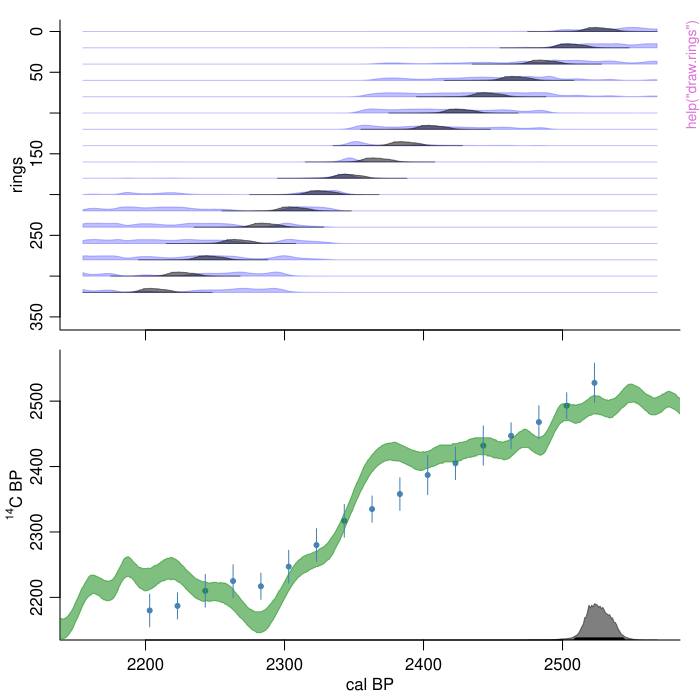

Write the R code that produced this figure.
pkgname <- "coffee"
source(file.path(R.home("share"), "R", "examples-header.R"))
options(warn = 1)
library('coffee')

base::assign(".oldSearch", base::search(), pos = 'CheckExEnv')
base::assign(".old_wd", base::getwd(), pos = 'CheckExEnv')
cleanEx()
nameEx("draw.rings")
### * draw.rings

flush(stderr()); flush(stdout())

### Name: draw.rings
### Title: plot the dates and model of a wiggle-match dated tree
### Aliases: draw.rings

### ** Examples

  treedir <- tempdir()
  rings("Ulandryk4", tree.dir=treedir, draw=FALSE)
  draw.rings("Ulandryk4", tree.dir=treedir)



cleanEx()
nameEx("rings")
### * rings

flush(stderr()); flush(stdout())

### Name: rings
### Title: wiggle-match C-14 dating of a tree
### Aliases: rings

### ** Examples

  rings("Ulandryk4", tree.dir=tempdir())
  rings("mytree", tree.dir=tempdir())



cleanEx()
nameEx("sim.rings")
### * sim.rings

flush(stderr()); flush(stdout())

### Name: sim.rings
### Title: Simulate the radiocarbon dating of tree-rings
### Aliases: sim.rings

### ** Examples

  treedir <- tempdir()
  sim.rings("manyrings", age.start=1000, length=400, gaps=10, tree.dir=treedir)
  rings("manyrings", tree.dir=treedir)



cleanEx()
nameEx("sim.strat")
### * sim.strat

flush(stderr()); flush(stdout())

### Name: sim.strat
### Title: Simulate the radiocarbon dating of random depths of a sediment
###   which has accumulated over time.
### Aliases: sim.strat

### ** Examples

  stratdir <- tempdir()
  sim.strat("ordered.mud", age.min=1000, length=5000, n=10, strat.dir=stratdir)



cleanEx()
nameEx("strat")
### * strat

flush(stderr()); flush(stdout())

### Name: strat
### Title: Model chronologically ordered dates
### Aliases: strat

### ** Examples

## Not run: 
##D tmp <- tempdir()
##D strat(, strat.dir=tmp, its=1000, thinning=1, internal.thinning=1)
## End(Not run)



### * <FOOTER>
###
cleanEx()
options(digits = 7L)
base::cat("Time elapsed: ", proc.time() - base::get("ptime", pos = 'CheckExEnv'),"\n")
grDevices::dev.off()
###
### Local variables: ***
### mode: outline-minor ***
### outline-regexp: "\\(> \\)?### [*]+" ***
### End: ***
quit('no')
